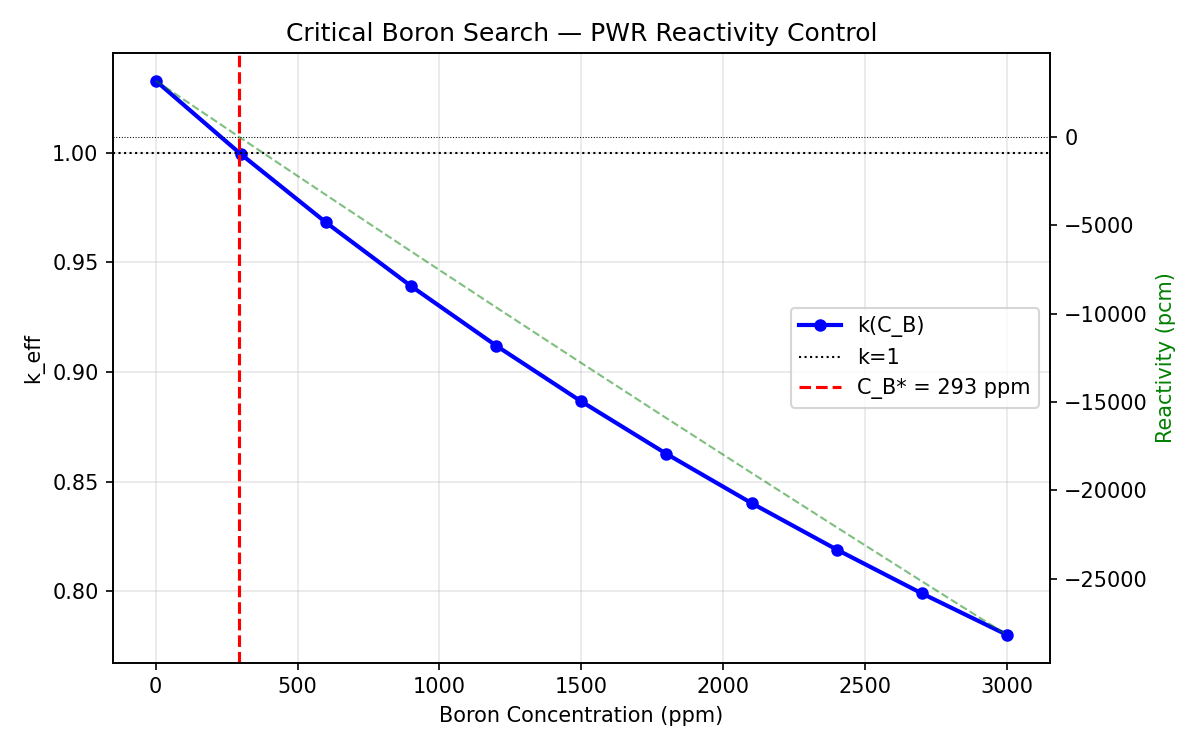

Generate this figure with Python:
"""
临界硼浓度搜索 — PWR 反应堆控制核心算法

问题：给定堆芯尺寸 L，求使 k=1 的硼浓度 C_B

算法：外迭代（二分法）+ 内迭代（幂迭代）
     外循环：二分法搜索 C_B，使 k(C_B) - 1 = 0
     内循环：给定 C_B，幂迭代算 k_eff

物理：硼 (B-10) 是热中子强吸收体，溶解在冷却剂中
     通过调节硼浓度来控制反应性
"""
import numpy as np
import matplotlib.pyplot as plt

# ====== 双群截面 ======
D1, nu_Sf1, Sa1, Ss12 = 1.2, 0.003, 0.008, 0.020
Sr1 = Sa1 + Ss12
D2, nu_Sf2, Sa2_base = 0.4, 0.105, 0.08

# ====== 几何 ======
L = 200.0          # 固定堆芯尺寸 (cm)
N = 150
h = L / N

# ====== 硼参数 ======
# 硼的微观吸收截面 ~3837 barns (B-10), 天然硼含 19.9% B-10
# 1 ppm 天然硼 ≈ 1e-5 cm⁻¹ 的热群宏观吸收截面增量
alpha = 1.0e-5     # d(Σ_a2)/dC_B  [(cm⁻¹)/ppm]


def solve_keff(Sa2_eff):
    """给定热群吸收截面，返回 k_eff"""
    coeff1 = D1 / (h * h)
    coeff2 = D2 / (h * h)

    main = 2.0 * np.ones(N)
    off = -1.0 * np.ones(N - 1)
    L_mat = np.diag(main) + np.diag(off, k=1) + np.diag(off, k=-1)

    A11 = coeff1 * L_mat + Sr1 * np.eye(N)
    A12 = np.zeros((N, N))
    A21 = -Ss12 * np.eye(N)
    A22 = coeff2 * L_mat + Sa2_eff * np.eye(N)
    A = np.vstack([np.hstack([A11, A12]), np.hstack([A21, A22])])

    F11 = nu_Sf1 * np.eye(N)
    F12 = nu_Sf2 * np.eye(N)
    F = np.vstack([np.hstack([F11, F12]), np.zeros((N, 2 * N))])

    phi = np.ones(2 * N)
    for _ in range(80):
        source = F @ phi
        phi_new = np.linalg.solve(A, source)
        k_new = np.sum(F @ phi_new) / np.sum(source)
        phi = phi_new / np.max(phi_new)
    return k_new


# ====== 二分法搜索临界硼浓度 ======
print("临界硼浓度搜索")
print("=" * 50)

# 先扫描一遍看 k 随 C_B 的变化
C_scan = np.linspace(0, 3000, 11)
k_scan = []
print("扫描 k(C_B):")
for C in C_scan:
    k = solve_keff(Sa2_base + alpha * C)
    k_scan.append(k)
    print(f"  C_B = {C:5.0f} ppm  →  k = {k:.6f}")

k_scan = np.array(k_scan)

# 用二分法精确找 k=1
# 前提：k(C_B) 单调递减（硼越多，吸收越多，k 越小）
# 区间 [C_low, C_high] 满足 k(C_low) > 1 > k(C_high)
C_low, C_high = 200.0, 1500.0

if solve_keff(Sa2_base + alpha * C_low) < 1:
    C_low = 0.0
if solve_keff(Sa2_base + alpha * C_high) > 1:
    C_high = 3000.0

print(f"\n二分法: 初始区间 [{C_low:.0f}, {C_high:.0f}] ppm")
print(f"  k({C_low:.0f}) = {solve_keff(Sa2_base + alpha * C_low):.6f}")
print(f"  k({C_high:.0f}) = {solve_keff(Sa2_base + alpha * C_high):.6f}")
print()

for it in range(30):
    C_mid = (C_low + C_high) / 2
    k_mid = solve_keff(Sa2_base + alpha * C_mid)

    if abs(k_mid - 1.0) < 1e-6:
        break

    if k_mid > 1.0:
        C_low = C_mid
    else:
        C_high = C_mid

    if it < 10 or it % 5 == 4:
        print(f"  iter {it:2d}: C_B ∈ [{C_low:8.2f}, {C_high:8.2f}], "
              f"中点 k={k_mid:.8f}")

C_crit = (C_low + C_high) / 2
k_final = solve_keff(Sa2_base + alpha * C_crit)

print(f"\n结果:")
print(f"  临界硼浓度 C_B* = {C_crit:.1f} ppm")
print(f"  对应 k_eff        = {k_final:.8f}")
print(f"  Σ_a2(0)          = {Sa2_base:.4f} cm⁻¹")
print(f"  Σ_a2(C_B*)       = {Sa2_base + alpha*C_crit:.4f} cm⁻¹")
print(f"  ΔΣ_a2            = {alpha*C_crit:.4f} cm⁻¹")

# ====== 硼价值 ======
# 微分硼价值: dρ/dC_B ≈ (dk/k²)/dC_B
dC = 10.0  # ppm
k_plus = solve_keff(Sa2_base + alpha * (C_crit + dC))
k_minus = solve_keff(Sa2_base + alpha * (C_crit - dC))
# 反应性 ρ = (k-1)/k ≈ Δk/k
rho_per_ppm = (k_minus - k_plus) / (2 * dC) / k_final**2 * 1e5
print(f"\n  硼微分价值 ≈ {rho_per_ppm:.1f} pcm/ppm")
print(f"  (每增加 1 ppm 硼, 反应性减少 {rho_per_ppm:.1f} pcm)")

# ====== 可视化 ======
fig, ax1 = plt.subplots(figsize=(8, 5))

ax1.plot(C_scan, k_scan, 'b.-', linewidth=2, markersize=10, label='k(C_B)')
ax1.axhline(y=1.0, color='k', linestyle=':', linewidth=1, label='k=1')
ax1.axvline(x=C_crit, color='r', linestyle='--', linewidth=1.5,
            label=f'C_B* = {C_crit:.0f} ppm')
ax1.set_xlabel('Boron Concentration (ppm)')
ax1.set_ylabel('k_eff')
ax1.set_title('Critical Boron Search — PWR Reactivity Control')
ax1.legend()
ax1.grid(True, alpha=0.3)

# 右轴：反应性
ax2 = ax1.twinx()
rho_scan = (k_scan - 1) / k_scan * 1e5   # pcm
ax2.plot(C_scan, rho_scan, 'g--', linewidth=1, alpha=0.5)
ax2.set_ylabel('Reactivity (pcm)', color='g')
ax2.axhline(y=0, color='k', linestyle=':', linewidth=0.5)

plt.tight_layout()
plt.savefig('boron_search.png', dpi=150)
print("\n图片已保存到 boron_search.png")
